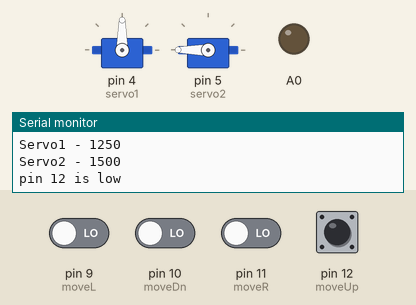
A sketch run on a simulated Arduino Uno, built with avr-gcc and run on an emulated ATmega328P. Parts: 2 × servo, output pins drawn as LEDs (lit = HIGH), the last lines printed to the serial monitor. The test bench sets the inputs (shaded band); at power-on: pin 9 (moveL), pin 10 (moveDn), pin 11 (moveR), pin 12 (moveUp) LOW.

Above: at 1.2 s.
1.3 s: pin 9 (moveL) driven HIGH
At 3.5 s:
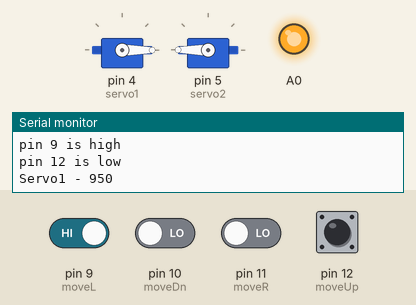
4.3 s: pin 10 (moveDn) driven HIGH
At 6.9 s:
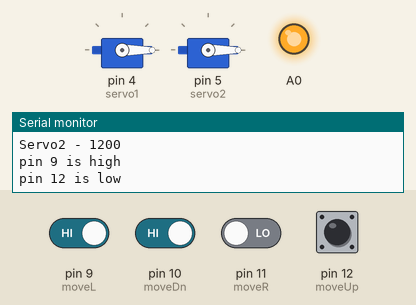
7.3 s: pin 11 (moveR) driven HIGH
At 8.0 s:
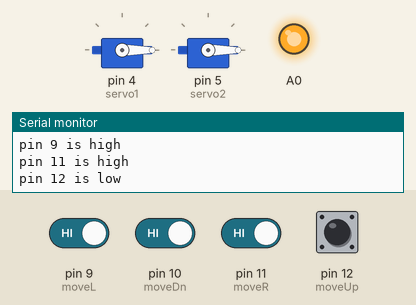
10.3 s: pin 9 (moveL) driven LOW
13.3 s: pin 10 (moveDn) driven LOW
16.3 s: pin 12 (moveUp) pulled HIGH for 1 s
At 17.7 s:
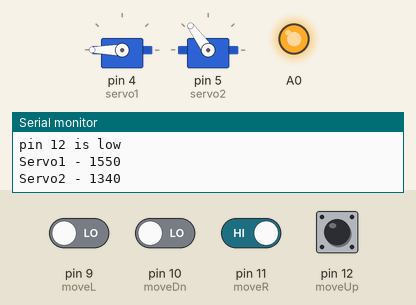
Timing chart, 0 to 19.3 s (numbered marks = the images above; inputs shaded):
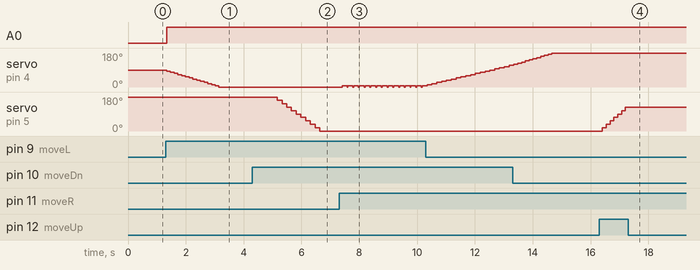

The sketch:

HS785example.ino
```cpp
//
// This example code controls 2 x HS785xx
// This code is in the public domain.
// Author assumes no responsibility whatsoever.
// On Uno etc pins 4 and 5 used for servo pwm
// Pins 9,10.11.12 for switches. These pins are pulled low with 10k resistors in this example
// Pin A0 is used to switch mosfet gate to disconnect power ground from servos

#include <Servo.h>

//change these values to set start up position and limits

// for servo1
#define PWM1_MIN  950
#define PWM1_MID 1250
#define PWM1_MAX 1550

// for servo2
#define PWM2_MIN  1200
#define PWM2_MID 1300
#define PWM2_MAX 1400

// how far the servo moves each step
#define PWM_STEP  20 // can be 1 for highest resolution

Servo servo1, servo2; // create servo objects to control servos
int pwm1 = 1250;      // starting position value for PWM in microseconds
int pwm2 = 1500;

//joystick switch or button pin connections
  const int moveL = 9;
  const int moveR = 11;
  const int moveDn = 10;
  const int moveUp = 12;


void setup()
{
  // 4x joystick switches as inputs
  pinMode(moveL, INPUT);
  pinMode(moveR, INPUT);
  pinMode(moveUp, INPUT);
  pinMode(moveDn, INPUT);

  pinMode(A0, OUTPUT);
  digitalWrite (A0,LOW); // turn mosfet off at startup

  // initialize servo 1
  servo1.attach(4, PWM1_MIN, PWM1_MAX); // attaches the servo on pin 4 to the servo object
  servo1.writeMicroseconds(pwm1);       // set servo to position set for pwm1

  // initialize servo 2
  servo2.attach(5, PWM2_MIN, PWM2_MAX); // attaches the servo on pin 9 to the servo object
  servo2.writeMicroseconds(pwm2);       // set servo to position set for pwm2

  // initialize serial port
  Serial.begin(4800);
  Serial.println("HS785 -- Ready");
  Serial.flush();
}

void loop()
{

      if (digitalRead(moveL)==HIGH) {
      if (pwm1 > PWM1_MIN) pwm1 -= PWM_STEP;
       digitalWrite (A0,HIGH);
  servo1.writeMicroseconds(pwm1);

  Serial.print("pin 9 is high ");
  Serial.println();
    }
     if (digitalRead(moveR)==HIGH) {
      if (pwm1 < PWM1_MAX)pwm1 += PWM_STEP;
       digitalWrite (A0,HIGH);
  servo1.writeMicroseconds(pwm1);

  Serial.print("pin 11 is high ");
  Serial.println();
    }
    if (digitalRead(moveUp)==HIGH) {
      if (pwm2 < PWM2_MAX)pwm2 += PWM_STEP;
       digitalWrite (A0,HIGH);
  servo2.writeMicroseconds(pwm2);

  Serial.print("pin 12 is high ");
  Serial.println();
}
    if (digitalRead(moveUp)==LOW) {

  Serial.print("pin 12 is low ");
  Serial.println();
}
   if (digitalRead(moveDn)==HIGH){
      if (pwm2 > PWM2_MIN)pwm2 -= PWM_STEP;
       digitalWrite (A0,HIGH);
  servo2.writeMicroseconds(pwm2);

  Serial.print("pin 10 is high ");
  Serial.println();
  }

  if ((moveL==LOW)&&(moveR==LOW)&&(moveUp==LOW)&&(moveDn==LOW)){
  //switch off gnd & data so servos stop as soon as switches are off
   digitalWrite (A0,LOW);
   digitalWrite (4,LOW);
   digitalWrite (5,LOW);
    }


// report pwm values
  Serial.print("Servo1 - ");
  Serial.println(pwm1);
  Serial.print("Servo2 - ");
  Serial.println(pwm2);

}
```

Measured:
- after the input at 1.3 s, A0: LOW → HIGH at once; servo on pin 4 (servo1): moves from 90° to 0° over 1.8 s, starting at once
- after the input at 4.3 s, servo on pin 5 (servo2): moves from 180° to 0° over 1.5 s, starting after 0.87 s
- after the input at 7.3 s, servo on pin 4 (servo1): alternates 6° for 0.16 s and 0° for 0.03 s, starting after 0.11 s
- after the input at 16.3 s, servo on pin 5 (servo2): moves from 0° to 126° over 0.80 s, starting after 0.11 s
